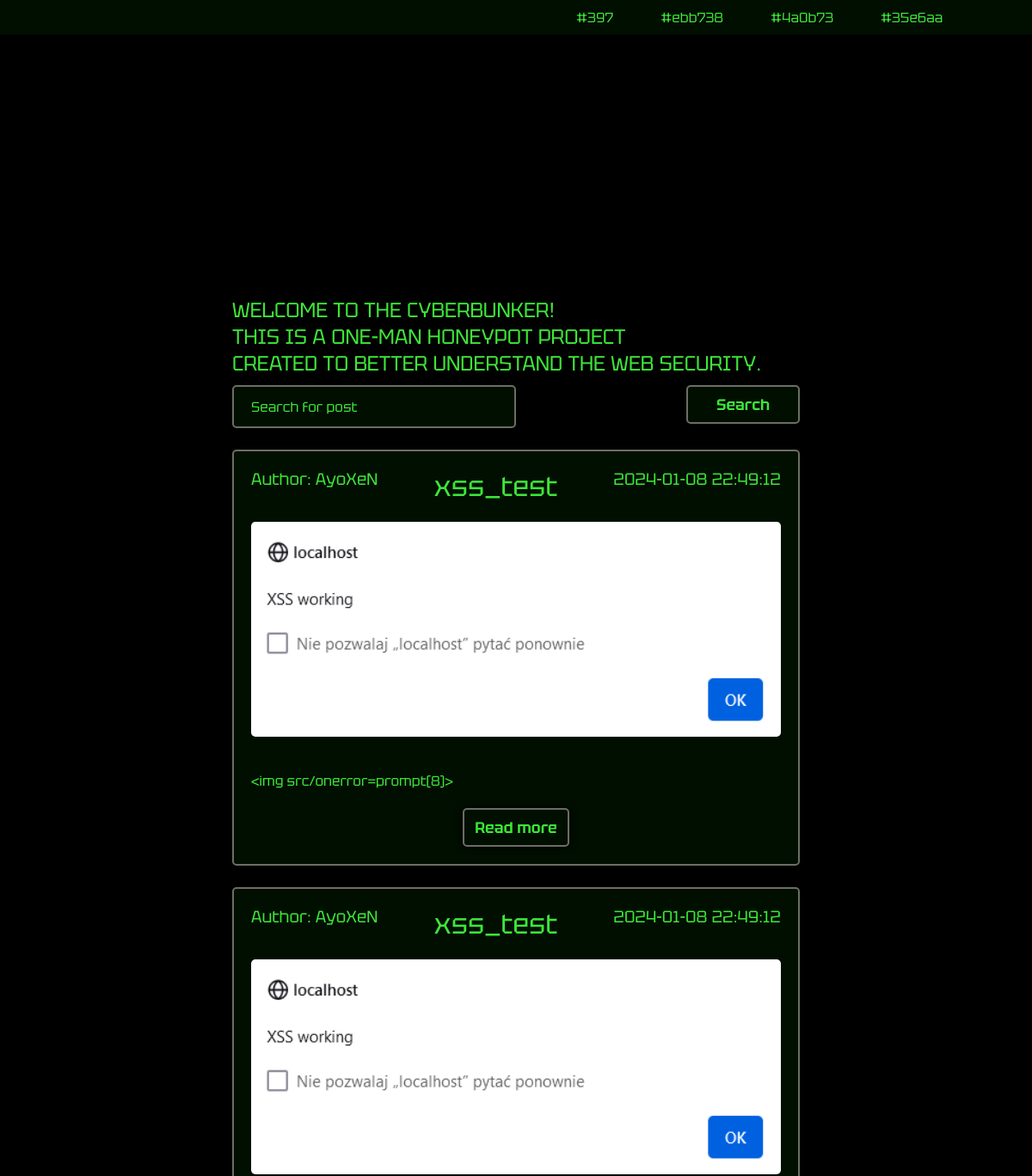
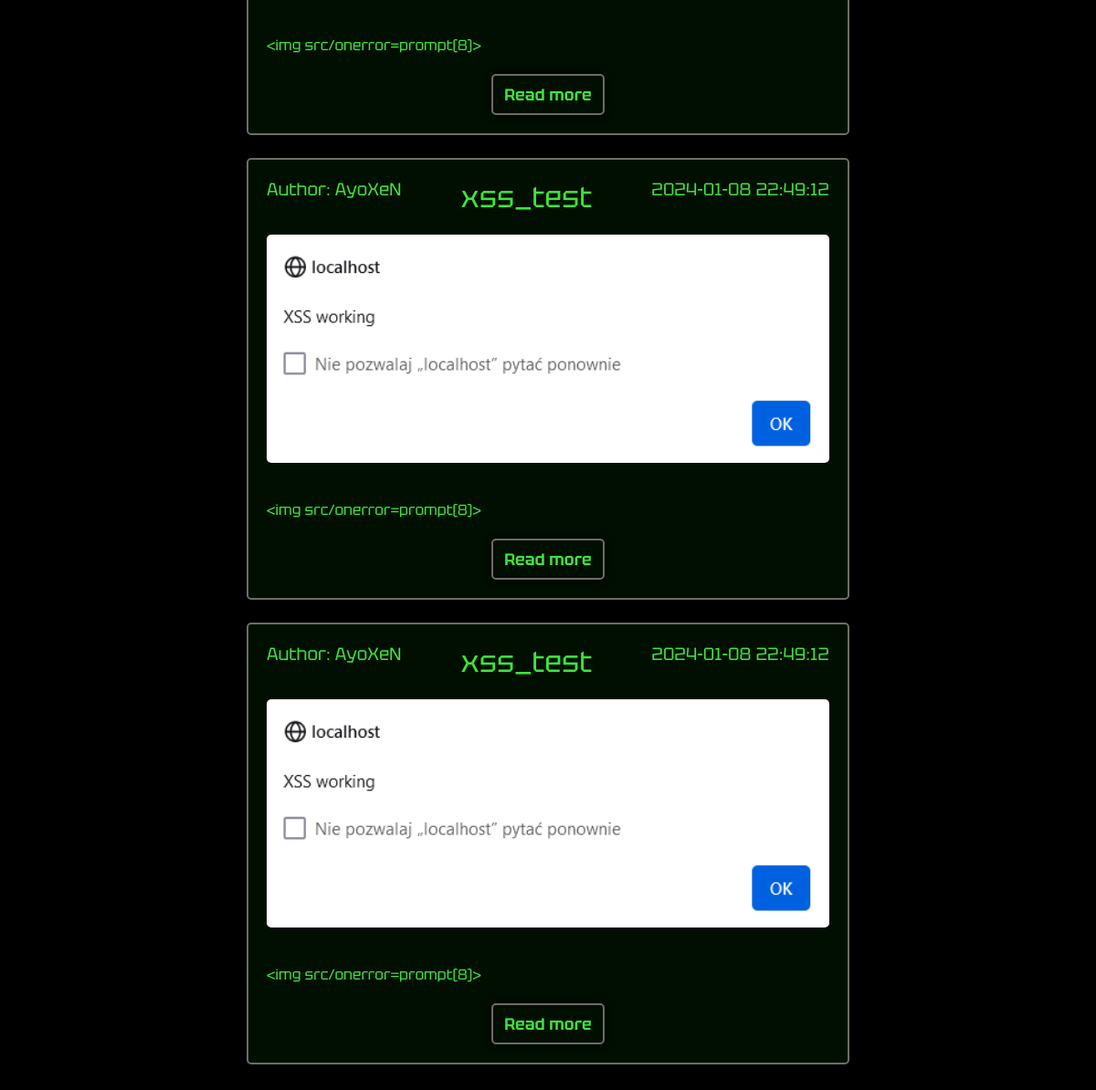
/secure/main/index.php, run on the app's committed database (2 pictures, top to bottom).
### tables this page shows
CREATE TABLE `blogposts` (
  `id` int(11) NOT NULL,
  `title` varchar(255) NOT NULL,
  `content` text NOT NULL,
  `created_at` timestamp NOT NULL DEFAULT current_timestamp(),
  `author` varchar(255) NOT NULL,
  `image_url` varchar(255) DEFAULT NULL
);

### secure/includes/models/postsModel.inc.php (called while the page is built, shortened)
<?php
function getPosts(object $pdo) {
    $query = "SELECT * FROM blogposts";
    $sql = $pdo->prepare($query);
    $sql->execute();
    $result = $sql->fetchall(PDO::FETCH_ASSOC);
    return $result;
}

### secure/includes/views/postsView.inc.php (the view, shortened to what this page needs)
<?php
function createSummary(string $content,int $wordsMax = 100) {
    return $content;
}
function outputPostSummary(array $result,string $summary) {
    echo '<div class="blogPostSummary">';
    echo '<div class="postHeader">';
    echo '  <h4>Author: ' . htmlspecialchars($result["author"]) . '</h4>';
    echo '  <h3>' . htmlspecialchars($result["title"]) . '</h3>';
    echo '  <h4>' . $result["created_at"] . '</h4>';
    echo '</div>';
    echo '  <img src="' . htmlspecialchars($result["image_url"]) . '"></br>';
    echo '  <p>' . htmlspecialchars($summary) . '</p></br>';
    echo '  <a href="../posts/article.php?id=' . $result["id"] . '">Read more</a>';
    echo '</div>';
}
function outputAllPostSummaries(){
    require_once(__DIR__.'/../dbh.inc.php');
    require_once(__DIR__.'/../models/postsModel.inc.php');
    $result = getPosts($pdo);
    for ($i = 0; $i < count($result); $i++) {
        $content = $result[$i]["content"];
        $summary = createSummary($content);
        outputPostSummary($result[$i], $summary);
    }
}

### secure/main/index.php (shortened to what this page needs)
<?php
require_once '../includes/views/postsView.inc.php';
?>
<!DOCTYPE html>
<html lang="en">
<head>
    <link rel="stylesheet" href="../styles/reset.css">
    <link rel="stylesheet" href="../styles/styleMain.css">
</head>
<body>
    <header>
        <nav>
            <ul>
                <li><a href="../main/index.php" id="Main">Main Page</a></li>
                <li><a href="#" id="About">About</a></li>
                <li><a href="#" id="Updates">Updates</a></li>
                <?php
                if(!isset($_SESSION["user_id"])){ ?>
                    <li><a href="../login/login.php" id="Login">Login</a></li>
                <?php } ?>
            </ul>
        </nav>
    </header>
    <main>
        <article>
            <h1 id="welcomeBanner">
                <div id="lineOne">Welcome to the CyberBunker!</div>
                <div id="lineTwo">This is a one-man honeypot project</div>
                <div id="lineThree">created to better understand the web security.</div>
            </h1>
            <form class="searchForm" action="../posts/postSearch.php" method="POST">
                <input type="text" name="postSearch" placeholder="Search for post">
                <button type="submit">Search</button>
            </form>
            <?php
                outputAllPostSummaries();
            ?>
        </article>
    </main>
</body>
</html>

### secure/styles/styleMain.css (style rules this page uses)
* { margin: 0; padding: 0; box-sizing: border-box; }
body { display: flex; align-items: center; justify-content: center; min-height: 100vh; background-attachment: fixed; background-color: black; background-image: url('Cyberbunker.png'); background-repeat: no-repeat; background-size: cover; font-family: Tektur; }
a, li form { cursor: pointer; }
header { display: flex; justify-content: right; position: fixed; top: 0; z-index: 1; width: 100%; height: 40px; background-color: #010f01; }
nav { position: relative; right: 0; width: 540px; }
nav ul { list-style: none; }
nav ul li { display: inline; margin-right: 35px; padding: 10px; float: left; }
nav ul li a, form { text-decoration: none; text-shadow: 1px 1px 0 black; color: #3de638; }
main { width: 60%; margin: 40vh auto; background-color: transparent; color: #3de638; }
#welcomeBanner { position: relative; font-size: x-large; text-shadow: 2px 2px 0 black; text-transform: uppercase; color: #3de638; }
#welcomeBanner div { width: 0; animation-fill-mode: forwards; white-space: nowrap; overflow: hidden; }
#lineOne { animation: typing 2s steps(23), cursor 1.54s step-end; }
#lineTwo { animation: typing 2s steps(34), cursor 1.54s step-end; animation-delay: 1.5s; }
#lineThree { animation: typing 2s steps(46), cursor 1.54s steps(46) infinite; animation-delay: 3.3s; animation-fill-mode: backwards; }
.searchForm { display: flex; justify-content: space-between; width: 100%; height: 50px; margin: 10px 0; }
.searchForm input { width: 50%; height: 100%; padding: 20px 45px 20px 20px; border: none; border: 2px solid #6c6d64; border-radius: 5px; outline: none; background: #010f01; }
.searchForm input::placeholder { color: #3de638; }
.searchForm button { width: 20%; height: 45px; border: 2px solid #6c6d64; border-radius: 5px; outline: none; background: #010f01; font-size: 18px; font-weight: 600; text-align: center; color: #3de638; box-shadow: 0 0 10px black; cursor: pointer; }
article { padding: 25px 30px; border-radius: 10px; background: transparent; backdrop-filter: blur(5px); box-shadow: 0 0 10px black; }
.blogPostSummary { width: 100%; margin: 25px auto; padding: 20px 20px; border: 2px solid #6c6d64; border-radius: 5px; background: #010f01; color: #3de638; }
.postHeader { display: flex; justify-content: space-between; }
.blogPostSummary h3 { font-size: xx-large; }
.blogPostSummary h4 { font-size: larger; }
.blogPostSummary img { display: flex; height: 250px; margin: 20px auto; border-radius: 5px; }
.blogPostSummary a { display: flex; align-content: center; justify-content: center; width: 20%; height: 45px; margin: auto; padding: 9px; border: 2px solid #6c6d64; border-radius: 5px; outline: none; background: #010f01; font-size: 18px; font-weight: 600; color: #3de638; box-shadow: 0 0 10px black; cursor: pointer; }

### data on the page
blogposts: author "AyoXeN", title "xss_test", created_at "2024-01-08 22:49:12", content "<img src/onerror=prompt(8)>"
blogposts: author "AyoXeN", title "xss_test", created_at "2024-01-08 22:49:12", content "<img src/onerror=prompt(8)>"
blogposts: author "AyoXeN", title "xss_test", created_at "2024-01-08 22:49:12", content "<img src/onerror=prompt(8)>"
blogposts: author "AyoXeN", title "xss_test", created_at "2024-01-08 22:49:12", content "<img src/onerror=prompt(8)>"
